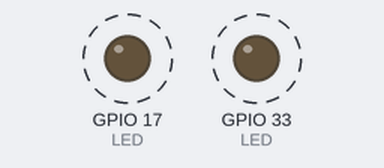
A sketch run on a simulated ESP32. Shown: output pins drawn as LEDs (lit = HIGH). Dashed ring = blinking.

Above: at 0.15 s.
Timing chart, 0 to 3.0 s (numbered marks = the images above):
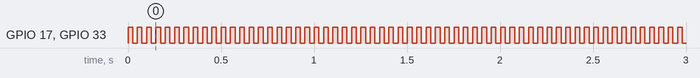

The sketch:

Blink_maple_mini.ino
```cpp
/*
 Blink: Turns on the built-in LED on for one second, then off for one second, repeatedly.
 Arduino 1.6.0rc1
   Sketch uses 11,900 bytes (11%) of program storage space. Maximum is 108,000 bytes.
   Global variables use 2,592 bytes of dynamic memory.
 Ported to Maple from the Arduino example 27 May 2011 By Marti Bolivar
*/

void setup() {
    // Set up the built-in LED pin as an output:
    pinMode(33, OUTPUT);
    pinMode(17, OUTPUT);
}

void loop() {
    digitalWrite(33,!digitalRead(33));// Turn the LED from off to on, or on to off
    digitalWrite(17,!digitalRead(17));// Turn the LED from off to on, or on to off
    delay(25);          // Wait for 1 second (1000 milliseconds)
}
```

Measured:
- by itself, GPIO 17 (LED), GPIO 33 (LED): alternates HIGH for 0.03 s and LOW for 0.03 s
